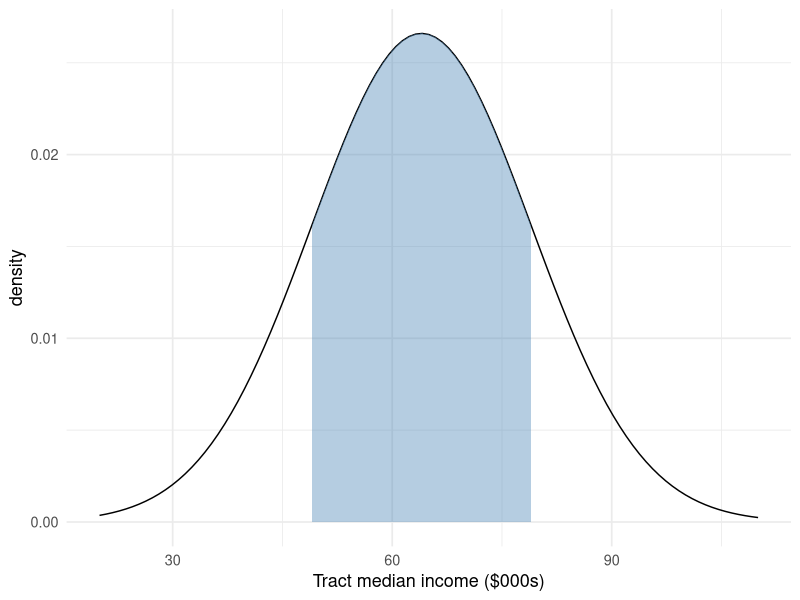

Source code (R):
## ---- chunk 1
#| label: setup
#| include: false
library(tidyverse)
set.seed(300)
## ---- chunk 2
#| label: sigma-two-ways
x <- c(3, 5, 2, 6)

# Way 1: the literal loop — this IS sigma notation
total <- 0
for (i in 1:length(x)) {
  total <- total + x[i]
}
total

# Way 2: vectorized — what you will actually write
sum(x)
## ---- chunk 3
#| label: vectorized
x^2 # squares every element
x - mean(x) # subtracts the mean from every element
sum(x^2) # square first, THEN add  -->  74
sum(x)^2 # add first, THEN square  -->  256
## ---- chunk 4
#| label: you-try-2-soln
y <- c(12, 15, 9, 18, 11, 15)

n <- length(y)
ybar <- sum(y) / n
s2 <- sum((y - ybar)^2) / (n - 1)

c(mine = s2, builtin = var(y))
## ---- chunk 5
#| label: bernoulli
set.seed(300)
denials <- rbinom(n = 10, size = 1, prob = 0.32) # 10 applications, 32% denial rate
denials
mean(denials) # the sample proportion — an estimate of p
## ---- chunk 6
#| label: pdf-area
#| echo: true
#| fig-height: 2.6
#| fig-width: 7
#| fig-align: center
ggplot(data.frame(y = c(20, 110)), aes(y)) +
  stat_function(fun = dnorm, args = list(mean = 64, sd = 15)) +
  stat_function(
    fun = dnorm,
    args = list(mean = 64, sd = 15),
    xlim = c(49, 79),
    geom = "area",
    fill = "steelblue",
    alpha = .4
  ) +
  labs(x = "Tract median income ($000s)", y = "density") +
  theme_minimal(base_size = 13)
## ---- chunk 7
#| label: you-try-3-soln
y <- c(0, 10, 25, 60)
p <- c(0.55, 0.25, 0.15, 0.05)
c(total_p = sum(p), EY = sum(y * p), EY2 = sum(y^2 * p))
